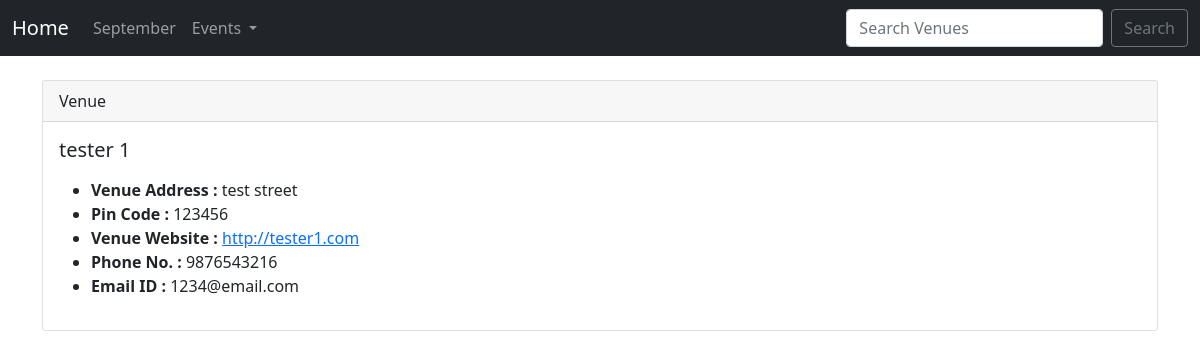
Screenshot of /show_venue/4 with the database file from the repository.
### events/models.py (models this page shows)
class Venue(models.Model):#Venue table
    name = models.CharField('Venue Name', max_length = 120)
    address = models.CharField(max_length = 300)
    pin_code = models.CharField('Pin Code',max_length = 6)
    phone = models.CharField('Contact Phone', max_length = 10, blank=True)
    website = models.URLField('Website', blank = True)
    email = models.EmailField('Email', blank = True)
    def __str__(self):
        return self.name

### events/views.py (the view)
# urls.py: path('show_venue/<venue_id>', views.show_venue, name="show-venue"),
def show_venue(request, venue_id):
    venue = Venue.objects.get(pk=venue_id)
    return render(request, 'events/show_venue.html',
    {"venue" : venue,})

### events/templates/events/show_venue.html
{% extends 'events/base.html' %}
{% block content %}
    <div class="card">
        <div class="card-header">
            Venue
        </div>
        <div class="card-body">
          <h5 class="card-title">{{ venue }}</h5>
          <p class="card-text"><ul>
            <li><strong>Venue Address : </strong>{{ venue.address }}</li>
            <li><strong>Pin Code : </strong>{{ venue.pin_code }}</li>
            <li><strong>Venue Website : </strong><a href="{{ venue.website }}">{{ venue.website }}</a></li>
            <li><strong>Phone No. : </strong>{{ venue.phone }}</li>
            <li><strong>Email ID  : </strong>{{ venue.email }}</li>
         </ul></p>
        </div>
      </div>
{% endblock %}

### rows the page displays
Venue: name "tester 1", address "test street", pin_code "123456", website "http://tester1.com", phone "9876543216", email "1234@email.com"
